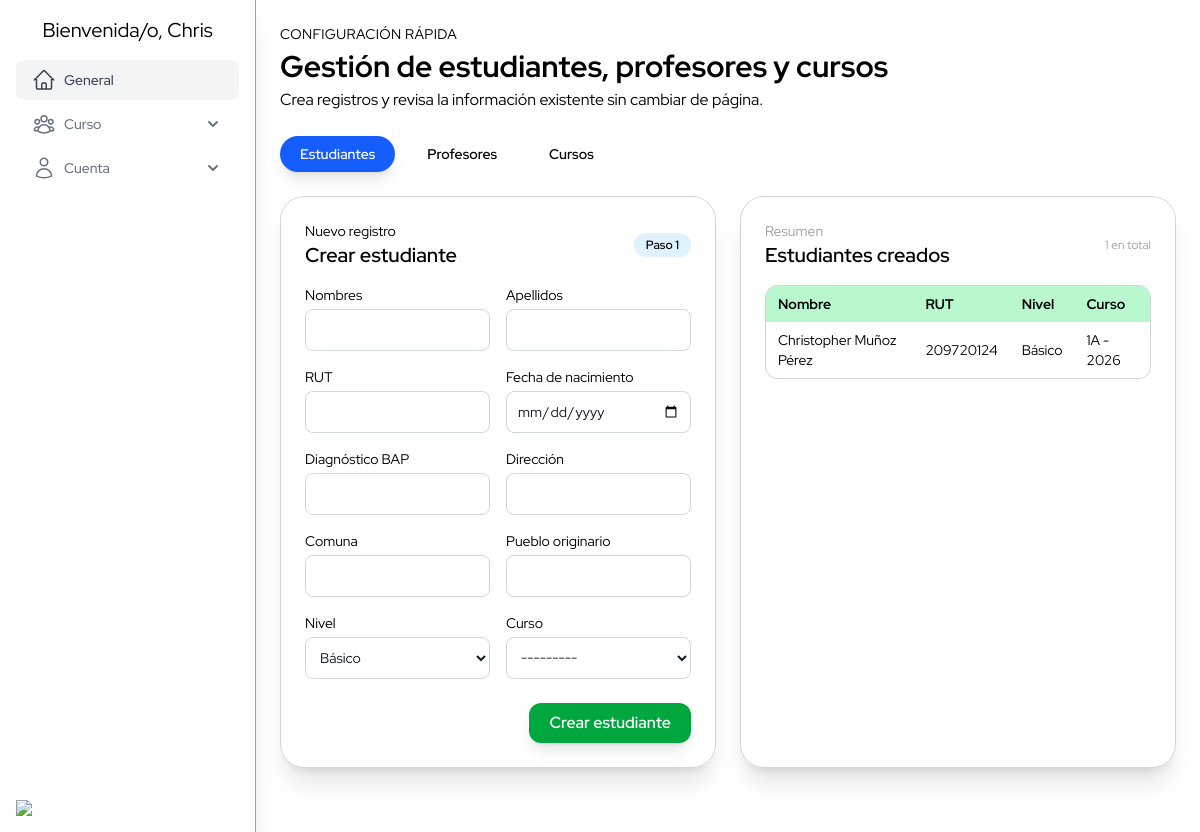
Page /core/gestion (signed in) on the earlier database version.
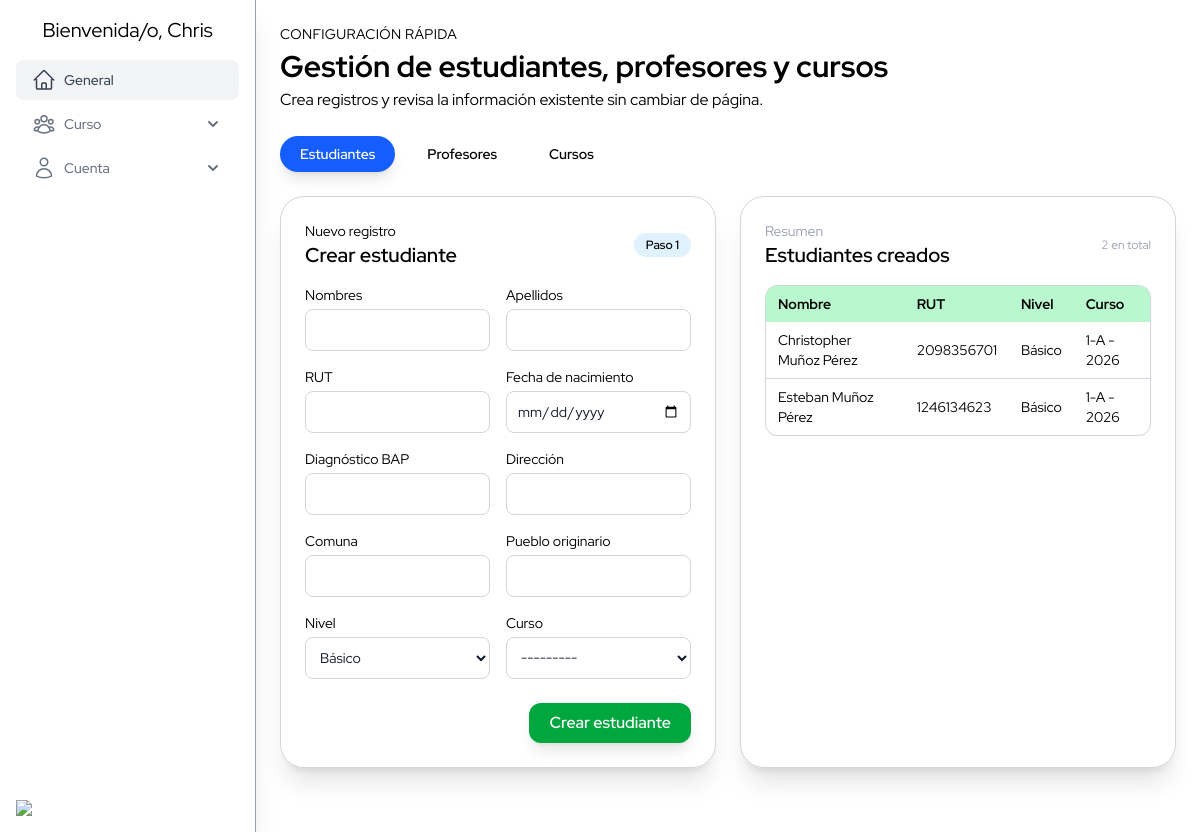
Same page on the later database version.
### core/models.py (models this page shows, shortened)
class DateTime(models.Model):
    created_at = models.DateTimeField(auto_now_add=True)
    updated_at = models.DateTimeField(auto_now=True)
    class Meta:
        abstract = True

class Estudiante(DateTime):
    first_name = models.CharField(max_length=150)
    last_name = models.CharField(max_length=150)
    rut = models.SmallIntegerField(unique=True)
    birth_date = models.DateField()
    bapDiag = models.CharField(max_length=40)
    address = models.CharField(max_length=40)
    commune = models.CharField(max_length=40)
    etnia = models.CharField(max_length=40, null=True, blank=True)
    parents = models.ManyToManyField(Apoderado, related_name="students", blank=True)
    curso = models.ForeignKey(
        Curso, on_delete=models.CASCADE, related_name="students", null=True, blank=True
    )
    nivel = models.CharField(max_length=10, choices=Nivel.choices, default=Nivel.BASIC)

class Curso(DateTime):
    level = models.CharField(max_length=10, choices=Nivel.choices, default=Nivel.BASIC)
    name = models.CharField(max_length=25)
    sala_id = models.ForeignKey(
        Sala, on_delete=models.CASCADE, related_name="sala", null=True
    )
    def __str__(self) -> str:
        return f"{self.name} - {self.created_at.year}"

### core/views.py (the view)
# urls.py: path('gestion', gestion_view, name='gestion'),
@staff_member_required
def gestion_view(request):
    active_tab = request.GET.get("tab", "estudiantes")
    User = get_user_model()
    if request.method == "POST":
        active_tab = request.POST.get("active_tab", "estudiantes")
        if active_tab == "estudiantes":
            estudiante_form = EstudianteForm(request.POST)
            profesor_form = ProfesorForm()
            curso_form = CursoForm()
            if estudiante_form.is_valid():
                estudiante_form.save()
                messages.success(request, "Estudiante creado correctamente.")
                return redirect(f"{request.path}?tab=estudiantes")
        elif active_tab == "profesores":
            profesor_form = ProfesorForm(request.POST)
            estudiante_form = EstudianteForm()
            curso_form = CursoForm()
            if profesor_form.is_valid():
                profesor_form.save()
                messages.success(request, "Profesor creado correctamente.")
                return redirect(f"{request.path}?tab=profesores")
        elif active_tab == "cursos":
            curso_form = CursoForm(request.POST)
            estudiante_form = EstudianteForm()
            profesor_form = ProfesorForm()
            if curso_form.is_valid():
                curso_form.save()
                messages.success(request, "Curso creado correctamente.")
                return redirect(f"{request.path}?tab=cursos")
        else:
            estudiante_form = EstudianteForm()
            profesor_form = ProfesorForm()
            curso_form = CursoForm()
    else:
        estudiante_form = EstudianteForm()
        profesor_form = ProfesorForm()
        curso_form = CursoForm()
    estudiantes = Estudiante.objects.select_related("curso", "curso__sala_id").all()
    profesores = User.objects.filter(role=User.Roles.TEACHER)
    cursos = Curso.objects.select_related("sala_id").all()
    context = {
        "active_tab": active_tab,
        "estudiante_form": estudiante_form,
        "profesor_form": profesor_form,
        "curso_form": curso_form,
        "estudiantes": estudiantes,
        "profesores": profesores,
        "cursos": cursos,
    }
    return render(request, "gestion.html", context)

### core/forms.py (shortened to what this page needs)
class ProfesorForm(BaseStyledModelForm):
    def __init__(self, *args, **kwargs):
        super().__init__(*args, **kwargs)
        for field_name, field in self.fields.items():
            css_classes = 'bg-white border border-gray-300 text-gray-900 text-sm rounded-lg focus:ring-blue-500 focus:border-blue-500 block w-full p-2.5 dark:bg-gray-700 dark:border-gray-600 dark:placeholder-gray-400 dark:text-white'
            field.widget.attrs.update({'class': css_classes})
    password1 = forms.CharField(
        widget=forms.PasswordInput(),
        label="Contraseña",
    )
    password2 = forms.CharField(
        widget=forms.PasswordInput(),
        label="Confirmar contraseña",
    )
    class Meta:
        model = get_user_model()
        fields = [
            "username",
            "first_name",
            "last_name",
            "email",
            "profesion",
            "nro_registro"
        ]
        labels = {
            "username": "Usuario",
            "first_name": "Nombres",
            "last_name": "Apellidos",
            "email": "Correo electrónico",
            "profesion": "Profesión",
            "nro_registro": "Número de registro"
        }

### core/templates/gestion.html (shortened to what this page needs)
{% extends 'base.html'%}
{% block content %}
<section class="space-y-6">
  <header class="flex flex-col gap-1">
    <p class="text-sm uppercase tracking-wide dark:text-indigo-300">Configuración rápida</p>
    <h1 class="text-3xl font-bold">Gestión de estudiantes, profesores y cursos</h1>
    <p class="dark:text-gray-300">Crea registros y revisa la información existente sin cambiar de página.</p>
  </header>
  <div class="flex flex-wrap gap-3">
    <button type="button" data-tab="estudiantes"
      class="tab-trigger rounded-full px-5 py-2 text-sm font-semibold transition">
      Estudiantes
    </button>
    <button type="button" data-tab="profesores"
      class="tab-trigger rounded-full px-5 py-2 text-sm font-semibold transition">
      Profesores
    </button>
    <button type="button" data-tab="cursos"
      class="tab-trigger rounded-full px-5 py-2 text-sm font-semibold transition">
      Cursos
    </button>
  </div>
  <div class="space-y-10">
    <div data-panel="estudiantes" class="{% if active_tab != 'estudiantes' %}hidden{% endif %} space-y-6">
      <div class="grid gap-6 lg:grid-cols-2">
        <form method="post" class="rounded-3xl border border-gray-300 dark:border-gray-600 dark:bg-gray-900/70 p-6 shadow-xl backdrop-blur">
          <div class="flex items-center justify-between">
            <div>
              <p class="text-sm dark:text-gray-400">Nuevo registro</p>
              <h2 class="text-xl font-semibold">Crear estudiante</h2>
            </div>
            <span class="rounded-full px-3 py-1 text-xs font-semibold bg-sky-100 dark:bg-indigo-500/20 dark:text-indigo-200">Paso 1</span>
          </div>
          <div class="mt-4 grid gap-4 md:grid-cols-2">
            {% for field in estudiante_form %}
            <div>
              <label class="mb-1 block text-sm dark:text-gray-300">{{ field.label }}</label>
              {{ field }}
            </div>
            {% endfor %}
          </div>
          <div class="mt-6 flex justify-end">
            <button type="submit"
              class="rounded-xl bg-green-600 px-5 py-2 font-semibold text-white shadow-lg transition hover:bg-indigo-500 focus:outline-none focus:ring-2 focus:ring-indigo-300">
              Crear estudiante
            </button>
          </div>
        </form>
        <div class="rounded-3xl border border-gray-300 dark:border-gray-600 dark:bg-gray-900/40 p-6 shadow-xl">
          <div class="flex items-center justify-between">
            <div>
              <p class="text-sm text-gray-400">Resumen</p>
              <h2 class="text-xl font-semibold">Estudiantes creados</h2>
            </div>
            <span class="text-xs text-gray-400">{{ estudiantes|length }} en total</span>
          </div>
          <div class="rounded-xl mt-4 max-h-[28rem] overflow-auto border border-gray-300 dark:border-gray-700">
            <table class="min-w-full text-sm">
              <thead class="bg-green-200 dark:bg-gray-800 dark:text-gray-200">
                <tr class="text-left">
                  <th class="px-3 py-2">Nombre</th>
                  <th class="px-3 py-2">RUT</th>
                  <th class="px-3 py-2">Nivel</th>
                  <th class="px-3 py-2">Curso</th>
                </tr>
              </thead>
              <tbody class="divide-y divide-gray-300 dark:divide-gray-800">
                {% for estudiante in estudiantes %}
                <tr class="hover:bg-green-50 dark:hover:bg-gray-800/60">
                  <td class="px-3 py-2">{{ estudiante.first_name }} {{ estudiante.last_name }}</td>
                  <td class="px-3 py-2">{{ estudiante.rut }}</td>
                  <td class="px-3 py-2">{{ estudiante.get_nivel_display }}</td>
                  <td class="px-3 py-2">{{ estudiante.curso|default:'Sin curso' }}</td>
                </tr>
                {% empty %}
                <tr>
                  <td colspan="4" class="px-3 py-4 text-center text-gray-400">No hay estudiantes registrados.</td>
                </tr>
                {% endfor %}
              </tbody>
            </table>
          </div>
        </div>
      </div>
    </div>
  </div>
</section>
{% endblock %}

Differences in the rows shown:
changed Estudiante "Christopher": rut "209720124" → "2098356701"; curso "1A - 2026" → "1-A - 2026"
added Estudiante: first_name "Esteban", last_name "Muñoz Pérez", rut "1246134623", nivel "Básico", curso "1-A - 2026"
Other differences:
{{ estudiantes|length }}: "1" → "2"
